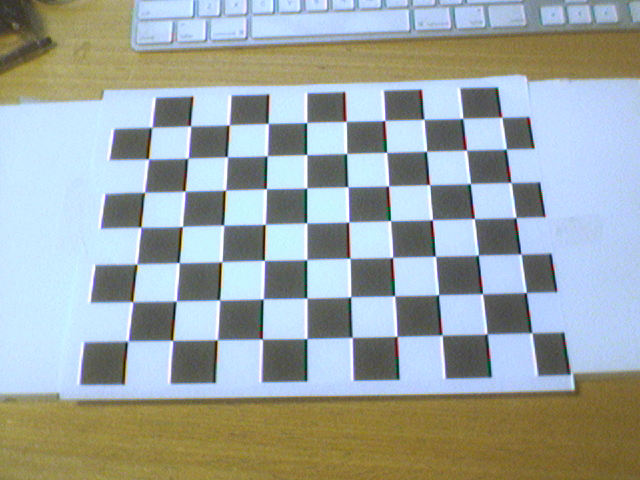
#> input picture Sheet11/images/frame000.png, 640 x 480 px; its folder holds 4 pictures in this run
$ python sheet11.py
#> lines starting #> are read from the running program, lines starting #| are printed output that depends on the picture; after the words box and inside, x2 and y2 are one past the last pixel; in counts of white or black regions, pixels touching at a corner belong together
import cv2
import numpy as np

NUM_IMAGES=14
image_prefix = "../images/frame"
image_suffix = ".png"

def main():
    objp = np.zeros((7*10,3), np.float32)
    objp[:,:2] = np.mgrid[0:7,0:10].T.reshape(-1,2)
    objpts=[]
    imgpts=[]
    criteria = (cv2.TERM_CRITERIA_EPS + cv2.TERM_CRITERIA_MAX_ITER, 30, 0.001)
    imgs = []
    grays = []
    for i in range(NUM_IMAGES):
        img_path = image_prefix+"{0:0=3d}".format(i)+image_suffix
        img = cv2.imread(img_path)
#> img is the input picture: shape (480, 640, 3); mean B, G, R 164.1, 166.1, 156.8
        imgs.append(img.copy())
        gray = cv2.cvtColor(img, cv2.COLOR_BGR2GRAY)
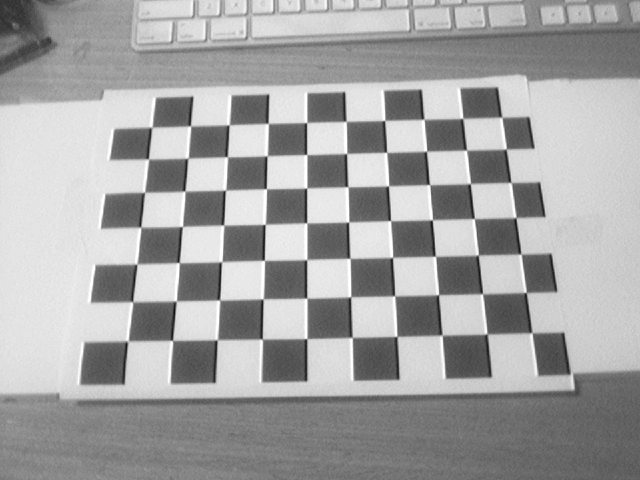
#> gray: shape (480, 640); min 14, max 255, mean 163.1
        grays.append(gray)
    # task 1: call function
        ret, corners = cv2.findChessboardCorners(gray, (7,10))
#> ret = True; corners = 70 rows, first 8: [127, 341.2], [132.4, 302], [136.6, 264.2], [140.5, 227.3], [144.5, 192.3], [148.2, 158.8], [151, 127.2], [172.3, 340.5]
        if ret == True:
            objpts.append(objp)
            corners2 = cv2.cornerSubPix(gray ,corners,(11,11),(-1,-1),criteria)
#> corners2 = 70 rows, first 8: [127.7, 341], [132.7, 301.7], [137, 264], [140.8, 227.2], [144.5, 192.3], [148.4, 159], [151.7, 127.2], [172.6, 340.4]
            imgpts.append(corners2)
            # Draw and display the corners
            img = cv2.drawChessboardCorners(img, (7,10), corners2,ret)
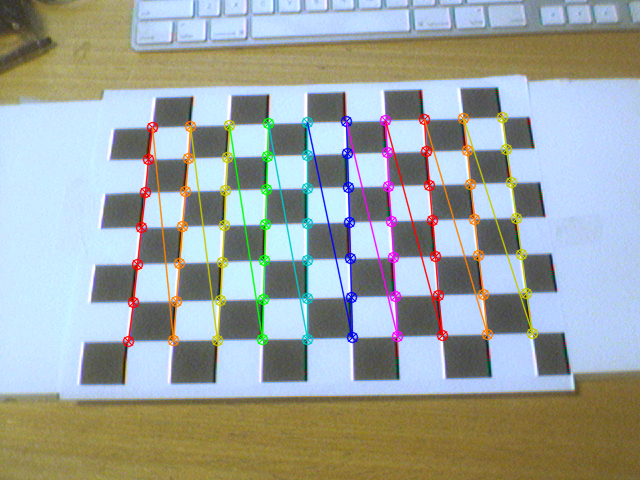
#> img: shape (480, 640, 3); 5.83% of pixels changed, all inside (x1, y1, x2, y2) = (122, 111, 539, 348)
            cv2.imshow('img',img)
            cv2.waitKey(0)
#> pass 2 of the loop in main, `for i in range(NUM_IMAGES):`:
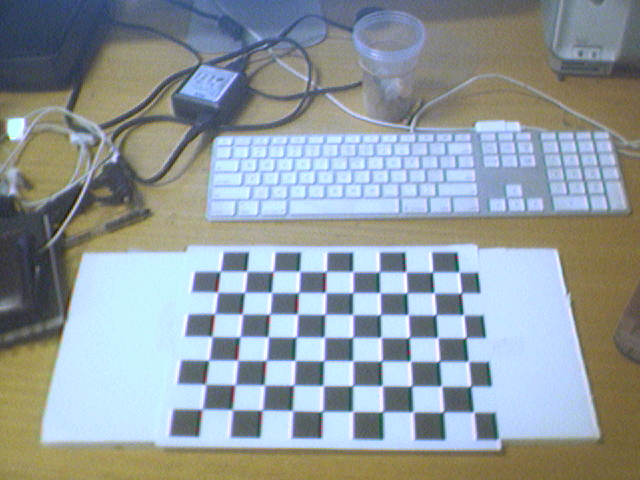
#> input picture Sheet11/images/frame001.png, 640 x 480 px
#> in main, img is the input picture: shape (480, 640, 3); mean B, G, R 159.7, 155.4, 145.4
#> in main, `gray = cv2.cvtColor(img, cv2.COLOR_BGR2GRAY)`:
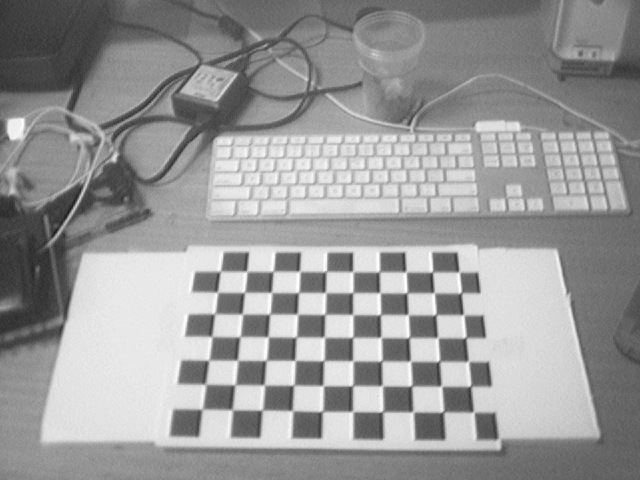
#> gray: shape (480, 640); min 23, max 255, mean 152.9
#> corners = 70 rows, first 8: [203, 409.5], [206.5, 383.5], [209, 360.5], [212.5, 336], [212.8, 314.1], [216.1, 291.8], [218.9, 271.8], [233.5, 409]
#> corners2 = 70 rows, first 8: [202.1, 409.2], [205.6, 384.2], [208.8, 360.2], [211.8, 336.5], [214.7, 313.7], [217.4, 292.1], [220.2, 271.3], [232.2, 409.7]
#> in main, `img = cv2.drawChessboardCorners(img, (7,10), corners2,ret)`:
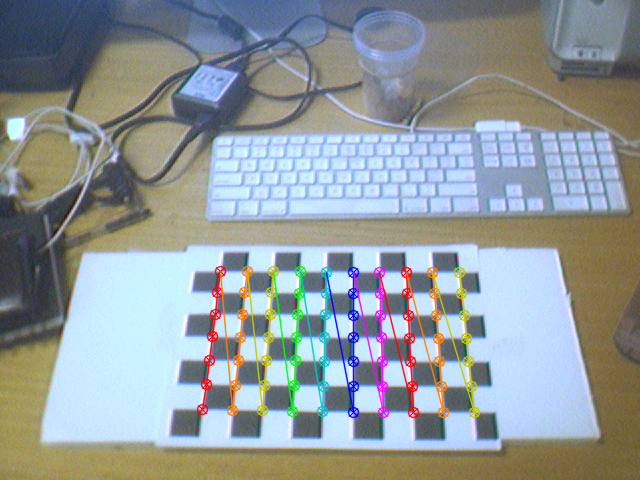
#> img: shape (480, 640, 3); 4.33% of pixels changed, all inside (x1, y1, x2, y2) = (196, 265, 481, 419)
#> pass 3 of the loop in main, `for i in range(NUM_IMAGES):`:
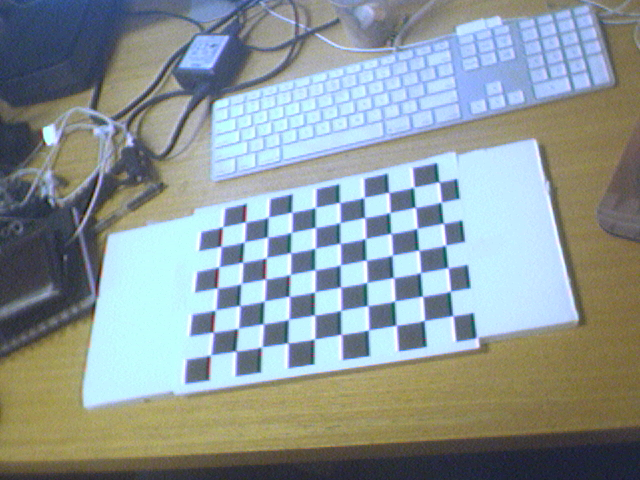
#> input picture Sheet11/images/frame002.png, 640 x 480 px
#> in main, img is the input picture: shape (480, 640, 3); mean B, G, R 152.7, 151.9, 140.2
#> in main, `gray = cv2.cvtColor(img, cv2.COLOR_BGR2GRAY)`:
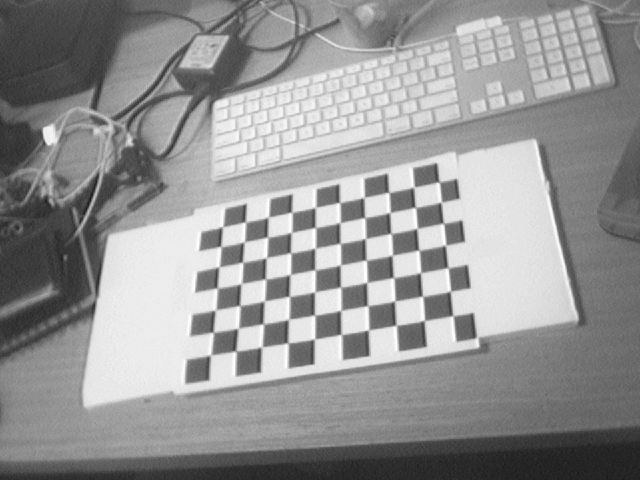
#> gray: shape (480, 640); min 22, max 255, mean 148.5
#> corners = 70 rows, first 8: [209.6, 355.4], [212.7, 332.1], [214.3, 310.5], [216.7, 288], [218.5, 266.9], [220.4, 246.2], [222.3, 226.8], [235.4, 350.9]
#> corners2 = 70 rows, first 8: [210.5, 355.1], [213.2, 332.2], [215.4, 309.9], [217.1, 288], [218.9, 266.8], [220.8, 246.5], [222.5, 226.8], [235.8, 351.1]
#> in main, `img = cv2.drawChessboardCorners(img, (7,10), corners2,ret)`:
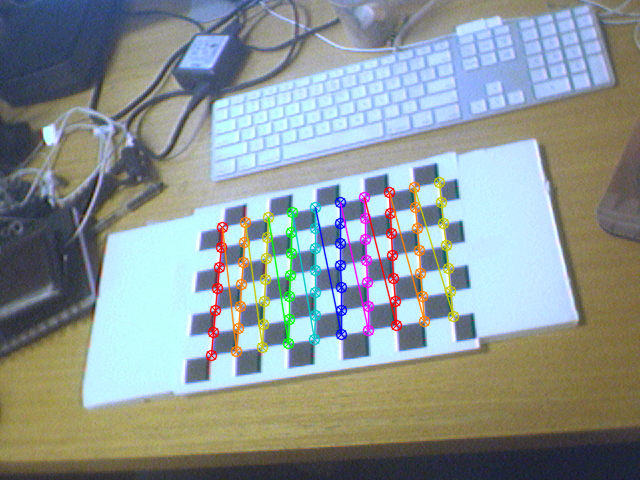
#> img: shape (480, 640, 3); 4.13% of pixels changed, all inside (x1, y1, x2, y2) = (205, 176, 460, 362)
#> the loop made 5 passes; the first 3 are shown

    # task 2: call function
    _, cameramtx, distmtx, rotationmtx, translationmtx = cv2.calibrateCamera(objpts, imgpts, gray.shape, (3,3), None)
    print("Camera Matrix", cameramtx.astype(np.double), "\n",
        "Distortion Matrix", distmtx, "\n",
        "Rotation Matrix", rotationmtx, "\n",
        "Translation Matrix", translationmtx)
    # task 3: call function
    err =0
    for i in range(len(objpts)):
        reprojected_pts, _ = cv2.projectPoints(objpts[i], rotationmtx[i], translationmtx[i], cameramtx, distmtx)
        err = err + cv2.norm(imgpts[i],reprojected_pts, cv2.NORM_L2)/len(reprojected_pts)
        img = imgs[i]
        rep = reprojected_pts[:,0,:]
        orig = imgpts[0][:,0,:]
        for idx, r in enumerate(rep):
            ny = r[1]
            nx = r[0]
            oy = orig[idx, 1]
            ox = orig[idx, 0]
            cv2.circle(img, (nx,ny), 3, (0,0,255), -1)
            cv2.circle(img, (ox,oy), 2, (0,255,0), -1)

        cv2.imshow('reprojected points(red)',img)
        cv2.waitKey(0)
                # reprojected_pts = np.expand_dims(np.array(reprojected_pts)[:, 0, :], axis=0)
    print("total error: ", err/len(objpts))


    # task 4: call function
    def differenceImageV6(img1, img2):
        a = img1-img2
        b = np.uint8(img1<img2) * 254 + 1
        return a * b
    for compenstate_img in grays:
        h, w = compenstate_img.shape
        newcameramtx, roi=cv2.getOptimalNewCameraMatrix(cameramtx,distmtx,(w,h),1,(w,h))
        dst = cv2.undistort(compenstate_img, cameramtx, distmtx, newcameramtx)
        print("Absolute Difference", np.mean(differenceImageV6(dst, compenstate_img)))
        # crop the image
        x,y,w,h = roi
        dst = dst[y:y+h, x:x+w]
        # cv2.imshow("orig", img)
        cv2.imshow("undistort", dst)
        cv2.waitKey(0)

    # task 5: call function

    print("FINISH!")

#> (the run stopped early here; a loop or call above may not have finished)
